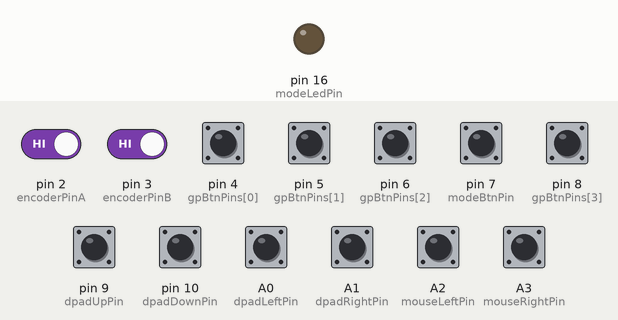
The sketch below on a simulated SparkFun Pro Micro, built with avr-gcc and run on an emulated ATmega32U4. Shown: output pins drawn as LEDs (lit = HIGH). The test bench sets the inputs (shaded band); at power-on: A0 (dpadLeftPin), A1 (dpadRightPin), A2 (mouseLeftPin), A3 (mouseRightPin), pin 2 (encoderPinA), pin 3 (encoderPinB), pin 4 (gpBtnPins[0]), pin 5 (gpBtnPins[1]), pin 6 (gpBtnPins[2]), pin 7 (modeBtnPin), pin 8 (gpBtnPins[3]), pin 9 (dpadUpPin), pin 10 (dpadDownPin) HIGH. USB keyboard and mouse output is not drawn.

Above: at 1.2 s.
1.3 s: pin 7 (modeBtnPin) pulled LOW for 0.15 s
At 2.4 s:
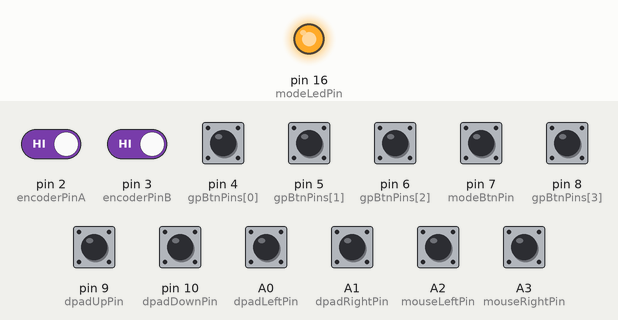
2.9 s: pin 7 (modeBtnPin) pulled LOW for 1 s
At 3.6 s:
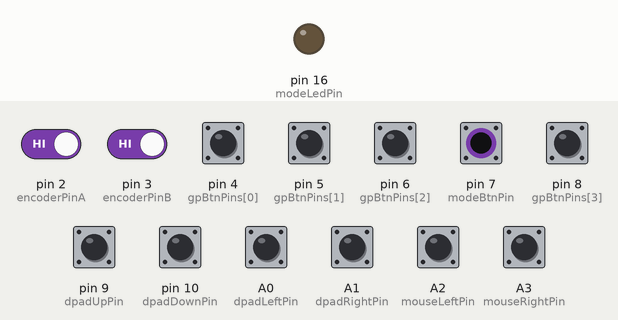
Timing chart, 0 to 5.9 s (numbered marks = the images above; inputs shaded):
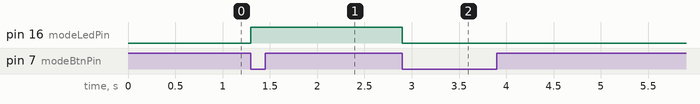

Measured:
- after the input at 1.3 s, pin 16 (modeLedPin): LOW → HIGH at once
- after the input at 2.9 s, pin 16 (modeLedPin): HIGH → LOW at once

The sketch:

z-Spin.ino
```cpp
#include <Mouse.h>
#include <Joystick.h>

//==================== Pins (Pro Micro) ====================
const byte encoderPinA = 2;    // interrupt-capable
const byte encoderPinB = 3;    // interrupt-capable

// D-pad as GamePad hat switch
const byte dpadUpPin    = 9;
const byte dpadDownPin  = 10;
const byte dpadLeftPin  = A0; // Pro Micro analog pin used as digital
const byte dpadRightPin = A1; // Pro Micro analog pin used as digital

// GamePad buttons 1, 2, 3, and 4
const byte gpBtnPins[4] = {4, 5, 6, 8};  // maps to GamePad buttons 1, 2, 3, 4

// Mouse buttons
const byte mouseLeftPin  = A2; // Pro Micro analog pin used as digital
const byte mouseRightPin = A3; // Pro Micro analog pin used as digital

// Encoder axis mode toggle + external LED (LED ON = Y-mode)
const byte modeBtnPin   = 7;    // press to toggle X <-> Y
const byte modeLedPin   = 16;   // use external LED on pin 16 -> resistor -> LED -> GND

//==================== GamePad (Joystick lib) ====================
// 4 buttons, 1 hat switch; all analog axes disabled  since mouse handles pointer movement
Joystick_ Joystick(
  JOYSTICK_DEFAULT_REPORT_ID,
  JOYSTICK_TYPE_GAMEPAD,
  4,     // buttons (index 0..3 -> shown as 1..4 in most tools)
  1,     // hat switches
  false, // X
  false, // Y
  false, // Z
  false, // Rx
  false, // Ry
  false, // Rz
  false, // rudder
  false, // throttle
  false, // accelerator
  false, // brake
  false  // steering
);

//==================== Encoder state ====================
volatile long encoderPos = 0;   // ISR-updated
long lastReportedPos = 0;       // what we've already sent to host
bool encoderYMode = false;      // false = X (default), true = Y
bool modeBtnPrev = false;
uint32_t lastToggleMs = 0;
const uint16_t TOGGLE_DEBOUNCE_MS = 200;

//==================== D-pad state ====================
int prevHat = -1;               // -1 = centered
const uint8_t DPAD_POLL_MS = 5;
uint32_t lastDpadPoll = 0;

//==================== GamePad buttons & Mouse buttons ====================
bool gpPrev[4] = {false, false, false, false};
bool mLeftPrev = false, mRightPrev = false;

//==================== Helpers ====================
static inline int8_t clipInt8(long v){
  if (v > 127) return 127;
  if (v < -127) return -127;
  return (int8_t)v;
}


void doEncoderA() {
  bool A = digitalRead(encoderPinA);
  bool B = digitalRead(encoderPinB);
  encoderPos += (A == B) ? +1 : -1;
}
void doEncoderB() {
  bool A = digitalRead(encoderPinA);
  bool B = digitalRead(encoderPinB);
  encoderPos += (A != B) ? +1 : -1;
}

void setup() {
  pinMode(encoderPinA, INPUT_PULLUP);
  pinMode(encoderPinB, INPUT_PULLUP);

  pinMode(dpadUpPin,    INPUT_PULLUP);
  pinMode(dpadDownPin,  INPUT_PULLUP);
  pinMode(dpadLeftPin,  INPUT_PULLUP);
  pinMode(dpadRightPin, INPUT_PULLUP);

  for (uint8_t i = 0; i < 4; i++) pinMode(gpBtnPins[i], INPUT_PULLUP);

  pinMode(mouseLeftPin,  INPUT_PULLUP);
  pinMode(mouseRightPin, INPUT_PULLUP);

  pinMode(modeBtnPin, INPUT_PULLUP);
  pinMode(modeLedPin, OUTPUT);
  digitalWrite(modeLedPin, LOW);     // LED OFF in X-mode

  attachInterrupt(digitalPinToInterrupt(encoderPinA), doEncoderA, CHANGE);
  attachInterrupt(digitalPinToInterrupt(encoderPinB), doEncoderB, CHANGE);

  Mouse.begin();         // USB Mouse for pointer movement + left and right Mouse Buttons
  Joystick.begin(false); // USB GamePad; manual sendState to reduce traffic
}

void loop() {
  const uint32_t now = millis();

  // --- Mode toggle (encoder X<->Y), LED indicates Y-mode ---
  bool modeDown = (digitalRead(modeBtnPin) == LOW);
  if (modeDown && !modeBtnPrev && (now - lastToggleMs) > TOGGLE_DEBOUNCE_MS) {
    encoderYMode = !encoderYMode;
    digitalWrite(modeLedPin, encoderYMode ? HIGH : LOW); // LED ON in Y-mode
    lastToggleMs = now;
  }
  modeBtnPrev = modeDown;

  // --- Encoder -> mouse X or Y ---
  noInterrupts();
  long pos = encoderPos;
  interrupts();
  long delta = pos - lastReportedPos;
  if (delta != 0) {
    int8_t step = clipInt8(delta);
    if (encoderYMode) {
      Mouse.move(0, step, 0);  // Y axis (positive = down)
    } else {
      Mouse.move(step, 0, 0);  // X axis
    }
    lastReportedPos += step;
  }

  // --- D-pad -> GamePad hat switch ---
  if ((uint8_t)(now - lastDpadPoll) >= DPAD_POLL_MS) {
    lastDpadPoll = now;
    const bool up    = (digitalRead(dpadUpPin)    == LOW);
    const bool down  = (digitalRead(dpadDownPin)  == LOW);
    const bool left  = (digitalRead(dpadLeftPin)  == LOW);
    const bool right = (digitalRead(dpadRightPin) == LOW);

    int hat = -1; // centered
    if (up && right)        hat = 45;
    else if (down && right) hat = 135;
    else if (down && left)  hat = 225;
    else if (up && left)    hat = 315;
    else if (up)            hat = 0;
    else if (right)         hat = 90;
    else if (down)          hat = 180;
    else if (left)          hat = 270;

    if (hat != prevHat) {
      Joystick.setHatSwitch(0, hat);
      Joystick.sendState();
      prevHat = hat;
    }
  }

  // --- GamePad buttons 1, 2, 3, and 4 ---
  bool anyGpChanged = false;
  for (uint8_t i = 0; i < 4; i++) {
    bool down = (digitalRead(gpBtnPins[i]) == LOW);
    if (down != gpPrev[i]) {
      Joystick.setButton(i, down);   // index 0..3 -> Buttons 1..4
      gpPrev[i] = down;
      anyGpChanged = true;
    }
  }
  if (anyGpChanged) {
    Joystick.sendState();
  }

  // --- Mouse Left / Right buttons ---
  bool lDown = (digitalRead(mouseLeftPin)  == LOW);
  bool rDown = (digitalRead(mouseRightPin) == LOW);

  if (lDown && !mLeftPrev)      Mouse.press(MOUSE_LEFT);
  else if (!lDown && mLeftPrev) Mouse.release(MOUSE_LEFT);
  mLeftPrev = lDown;

  if (rDown && !mRightPrev)      Mouse.press(MOUSE_RIGHT);
  else if (!rDown && mRightPrev) Mouse.release(MOUSE_RIGHT);
  mRightPrev = rDown;
}
```
